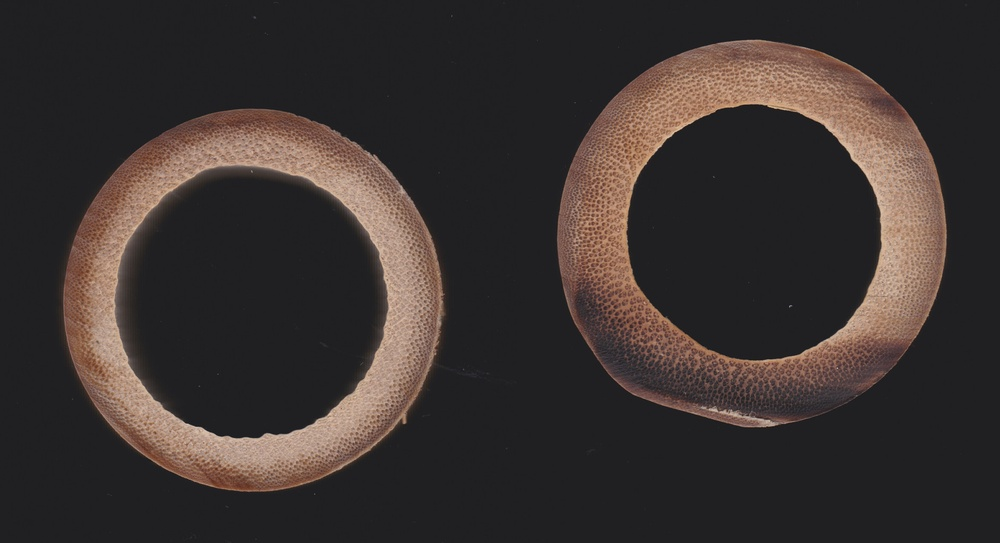
#> input picture samples/bamboo_sample_400dpi.jpg, 1000 x 543 px, shrunk from 1883 x 1023 before the run
$ python bamboleo.py samples/bamboo_sample_400dpi.jpg 5   (older library calls are emulated)
#> lines starting #> are read from the running program, lines starting #| are printed output that depends on the picture; after the words box and inside, x2 and y2 are one past the last pixel; in counts of white or black regions, pixels touching at a corner belong together
#!/usr/bin/env python3
#
# Required Python: Python 3.5+
# Required packages: See ImportError message below

import os
import sys
import json
import argparse
import operator

# 3rd party modules
try:
    import cv2
    import numpy as np
    from matplotlib import pyplot as plt
    from dxfwrite import DXFEngine as dxf, const as dxfconst
except ImportError as e:
    print(str(e) + '\nPlease install required packages with:\n  pip3 install opencv-python matplotlib numpy dxfwrite')
    sys.exit(1)

# Module global state
_dpi = 0
_savePlots = False

#
# Utils
#

# Units
def dpi2dpcm(dpi): return dpi * 0.393701
def px2cm(pixels): return pixels / dpi2dpcm(_dpi)
def px2mm(pixels): return 10 * px2cm(pixels)
def cm2px(cm): return cm * dpi2dpcm(_dpi)

# Plotting
_figureCount = 0
_figureDir = None
class Figure:
    ''' Scope-based plotting util that will name and save figures in the output directory. '''
    def __init__(self, title='', filetype='png'):
        assert _figureDir, 'Figure path not set'
        self.title = title
        self.filetype = filetype
    def __enter__(self):
        plt.figure()
        plt.axis('off')
        if self.title:
            plt.title(self.title, loc='left')
            self.title = self.title.replace('\n', ' ')
    def __exit__(self, type, value, traceback):
        global _figureCount
        path = os.path.join(_figureDir, f'figure_{_figureCount}.{self.filetype}')
        print(f'> Saving figure {_figureCount}: {self.title}')
        plt.savefig(path, bbox_inches='tight', dpi=250)
        plt.close()
        _figureCount += 1

class Contour:
    ''' Wraps a contour obtained with findContours '''
    def __init__(self, points, treeNode=None):
        self.points = points
        self.treeNode = treeNode
        # Place-holder properties. Functions will be called the first time the property function is called.
        self._area = cv2.contourArea
        self._rect = cv2.boundingRect
        self._ellipse = cv2.fitEllipse
        self._moments = cv2.moments
        self._perimeter = cv2.arcLength

    def area(self):
        if callable(self._area): self._area = self._area(self.points)
        return self._area
    def rect(self):
        ''' (x, y, width, height) '''
        if callable(self._rect): self._rect = self._rect(self.points)
        return self._rect
    # [4 lines left out: function ellipse, not called in this run]
    def moments(self):
        if callable(self._moments): self._moments = self._moments(self.points)
        return self._moments
    def perimeter(self):
        if callable(self._perimeter): self._perimeter = self._perimeter(self.points, True)
        return self._perimeter

    def centroid(self):
        m = self.moments()
        return (m['m10'] / m['m00'], m['m01'] / m['m00'])
    def aspectRatio(self):
        _, _, width, height = self.rect()
        return width / height
    def equivalentDiamater(self):
        return np.sqrt(4 * self.area() / np.pi)

    def __repr__(self):
        return f'[rect: {self.rect()}, area: {self.area()} px]'

def getContours(contourArray, treeArray, epsilon=None):
    '''
    Create a list of Contour from the output of cv2.findContour
    If epsilon is not None then it will be used to simplify the polygon.
    '''
    contours = [Contour(contourArray[i], treeArray[0, i, :]) for i in range(len(contourArray))]
    if epsilon:
        for c in contours:
            e = epsilon * cv2.arcLength(c.points, True)
            c.points = cv2.approxPolyDP(c.points, e, True)
    return contours

def contourMayBeTube(contour, minRectSideCm=2, maxAspectRatioError=0.3):
    '''
    Basic tube-ness test. Returns false when contour is for sure not a valid tube.
    TODO: Maybe check how well it fits an ellipse
    '''
    # Check aspect ratio
    if not ((1 - maxAspectRatioError) < contour.aspectRatio() < (1 + maxAspectRatioError)):
        return False

    _, _, width, height = contour.rect()
    return width > cm2px(minRectSideCm) and height > cm2px(minRectSideCm)

# [6 lines left out: function contourMayBeHole, not called in this run]

#
# First stage: Image segmentation to find tube contours (two approaches)
#

def findTopLevelContours1(grayscale):
    print('Finding top-level contours using flood-fill segmentation.')
    height, width = grayscale.shape[:2]

    # Apply flood-fill on the black background
    # TODO: If a fixed seed causes problem iterate with random seed positions near the corners
    mask = np.zeros((height + 2, width + 2), np.uint8)
    cv2.floodFill(grayscale, mask, (5, 5), 255, 2, 12, flags=4 | cv2.FLOODFILL_MASK_ONLY)
    # Crop mask to image size, invert to have 1 on the tubes and 0 on the background
    mask = mask[1:height+1, 1:width+1]
    mask = 1 - mask

    # Apply strong morphological opening to remove false-positives
    kernel = cv2.getStructuringElement(cv2.MORPH_ELLIPSE, (16, 16))
    filteredMask = cv2.morphologyEx(mask, cv2.MORPH_OPEN, kernel, iterations=1)

    # Extract top-level contours and organize them in a list of Contour objects.
    _, contourArray, treeArray = cv2.findContours(filteredMask, cv2.RETR_EXTERNAL, cv2.CHAIN_APPROX_SIMPLE)
    contours = getContours(contourArray, treeArray)

    # Make contours convex
    for c in contours:
        c.points = cv2.convexHull(c.points)

    if _savePlots:
        with Figure('Background flood-fill mask'):
            plt.imshow(mask * 255, cmap='gray')
        with Figure('Filtered mask and detected tube rectangles'):
            render = np.zeros((height, width, 3), np.uint8)
            render[filteredMask == 1] = (255, 255, 255)
            for c in contours:
                x, y, w, h = c.rect()
                cv2.rectangle(render, (x, y), (x+w, y+h), (0, 255 ,0), 2)
            plt.imshow(render)

    return contours

# [32 lines left out: function findTopLevelContours2, not called in this run]

def extractTube(inputImage, contour, tubeId):
    def scaledPoints(contour, k):
        ''' Returns .points of a Contour scaled around its center. '''
        center = np.array(contour.centroid())
        points = k * (contour.points - center) + center
        return points.astype(np.int32, copy=False)

    def scaledRect(rect, k, width, height):
        ''' Scale rect maintaining center and clamp to (0..width-1, 0..height-1). '''
        x, y, w, h = rect
        pos, size = np.array((x, y)), np.array((w, h))
        center = pos + size / 2
        pos, size = k * (pos - center) + center, k * size
        pos = np.clip(pos, [0, 0], [width-1, height-1]).astype(int)
        size = np.clip(pos + size, [0, 0], [width-1, height-1]).astype(int) - pos
        return (pos[0], pos[1], size[0], size[1])

    print(f'* Processing tube {tubeId}...')

    # Scale the contour by 1.1x and to get a bounding rect that contains every tube pixel.
    # TODO: If the contours are noise either filter them or use ellipses for this
    inputHeight, inputWidth = inputImage.shape[:2]
    x, y, w, h = scaledRect(contour.rect(), 1.1, inputWidth, inputHeight)
    # Crop the expanded rect tube
    tubeImage = inputImage[y:y+h, x:x+w]

    # Create and empty "sure background" mask then draw concentric contours with different labels
    # Mask is full input size to avoid problems scaling the cropped contour
    mask = np.full((inputHeight, inputWidth), cv2.GC_BGD, np.uint8)
    hints = [
        (1.05, cv2.GC_PR_BGD),
        (1.00, cv2.GC_PR_FGD),
        (0.90, cv2.GC_FGD),
        (0.80, cv2.GC_PR_BGD),
        (0.25, cv2.GC_BGD)
    ]
    for scale, label in hints:
        cv2.drawContours(mask, [scaledPoints(contour, scale)], -1, label, -1)
    # Crop mask
    mask = mask[y:y+h, x:x+w]

    # Run graph-cuts
    bgdModel = np.zeros((1, 65), np.float64)
    fgdModel = np.zeros((1, 65), np.float64)
    outputMask = mask.copy()
    cv2.grabCut(tubeImage, outputMask, None, bgdModel, fgdModel, 5, cv2.GC_INIT_WITH_MASK)

    # Convert graph-cuts label output to a binary mask (1 for foreground)
    outputMask = np.where((outputMask == cv2.GC_BGD) | (outputMask == cv2.GC_PR_BGD), 0, 1).astype('uint8')

    # Morphologic opening to discard small islands
    kernel = cv2.getStructuringElement(cv2.MORPH_ELLIPSE, (5, 5))
    outputMask = cv2.morphologyEx(outputMask, cv2.MORPH_OPEN, kernel, iterations=1)

    # Extract full contour hierarchy from the output mask
    # Use polygon approximation and simplify the final contours
    _, contourArray, treeArray = cv2.findContours(outputMask, cv2.RETR_TREE, cv2.CHAIN_APPROX_TC89_KCOS)
    tubeContours = getContours(contourArray, treeArray, epsilon=0.0005)

    # Find the largest top-level contour. This is the outside tube contour.
    topLevelContours = [c for c in tubeContours if c.treeNode[3] == -1]
    outsideContour = max(topLevelContours, key=operator.methodcaller('area'))

    # Find the largest contour which is contained in the top-level contour. This is the inside tube contour.
    secondLevelContours = [c for c in tubeContours if c.treeNode[3] == topLevelContours.index(outsideContour)]
    insideContour = max(secondLevelContours, key=operator.methodcaller('area'))

    print(f'* Found {len(topLevelContours)} top-level contours, {len(secondLevelContours)} sub-contours.')

    if _savePlots:
        with Figure(f'Tube {tubeId}: Graph-cuts input labels'):
            renderMask = np.zeros((h, w, 3), np.uint8)
            renderMask[mask == cv2.GC_FGD] = (0, 200, 0)
            renderMask[mask == cv2.GC_BGD] = (255, 0, 0)
            render = cv2.addWeighted(tubeImage, 0.7, renderMask, 0.3, 0)
            plt.imshow(render)
        with Figure(f'Tube {tubeId}: Graph-cuts filtered output'):
            renderMask = np.zeros((h, w, 3), np.uint8)
            renderMask[outputMask == 1] = (0, 200, 0)
            renderMask[outputMask == 0] = (255, 0, 0)
            render = cv2.addWeighted(tubeImage, 0.7, renderMask, 0.3, 0)
            plt.imshow(render)
    # Plot final contour
    odCm = px2cm(outsideContour.equivalentDiamater())
    idCm = px2cm(insideContour.equivalentDiamater())
    solidPerc = (outsideContour.area() - insideContour.area()) / outsideContour.area() * 100
    with Figure(f'Tube {tubeId}:\nOD = {odCm:.1f} cm, ID = {idCm:.1f} cm, {int(solidPerc)}% solid.'):
        render = tubeImage.copy()
        cv2.drawContours(render, [outsideContour.points], -1, (255, 0, 255), 2)
        cv2.drawContours(render, [insideContour.points], -1, (255, 255, 0), 2)
        plt.imshow(render)

    return (outsideContour, insideContour, tubeImage)

def process(inputImagePath, outputDir, dpi, savePlots=False):
    '''
    Loads inputImagePath and extracts all the bamboo cross-sections.
    Stores the cross section vector file and JSON file in outputDir.
    If savePlots==True interemediate plots will be saevd to outputDir.
    '''
#> called with inputImagePath = 'samples/bamboo_sample_400dpi.jpg', outputDir = 'samples/bamboo_sample_400dpi', dpi = 5, savePlots = False

    global _dpi, _savePlots, _figureDir
    _dpi = dpi
    _savePlots = savePlots
    _figureDir = outputDir

    # Get absolute path out output dir, create if it doesn't exist
    if not os.path.exists(outputDir):
        os.makedirs(outputDir)
    print(f'Output directory is "{outputDir}".')

    # Load image
    inputImageBGR = cv2.imread(inputImagePath)
#> inputImageBGR is the input picture: shape (543, 1000, 3); mean B, G, R 48.5, 50.7, 58.4
    assert inputImageBGR is not None, f'Failed to open image file "{inputImagePath}".'
    inputHeight, inputWidth = inputImageBGR.shape[:2]
#> inputHeight = 543; inputWidth = 1000
    print(f'Loaded "{inputImagePath}": {inputWidth}x{inputHeight} px at {_dpi} DPI is {px2cm(inputWidth):.1f}x{px2cm(inputHeight):.1f} cm.')
#| Loaded "samples/bamboo_sample_400dpi.jpg": 1000x543 px at 5 DPI is 508.0x275.8 cm.

    # Convert BGR to RGB
    inputImage = cv2.cvtColor(inputImageBGR, cv2.COLOR_BGR2RGB)
    # Convert to grayscale
    grayscale = cv2.cvtColor(inputImageBGR, cv2.COLOR_RGB2GRAY)
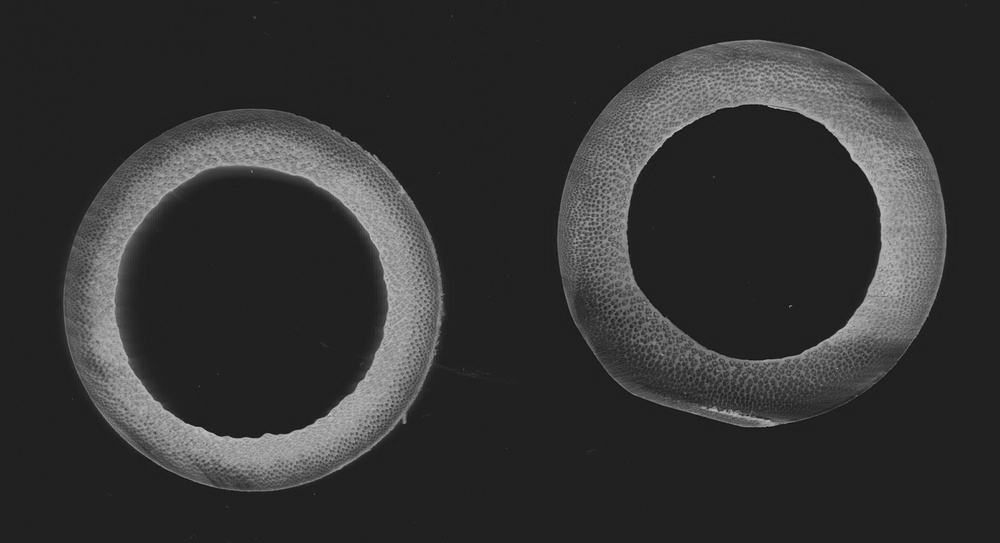
#> grayscale: shape (543, 1000); min 15, max 197, mean 51.2

    if _savePlots:
        with Figure('Input image'):
            plt.imshow(inputImage)

        with Figure('Luminance (false color)'):
            plt.imshow(grayscale, cmap='jet')
            plt.colorbar(orientation='horizontal')

    # Get candidate tube contours
    topLevelContours = findTopLevelContours1(grayscale)
#> in findTopLevelContours1, `filteredMask = cv2.morphologyEx(mask, cv2.MORPH_OPEN, kernel, iteratio..`:
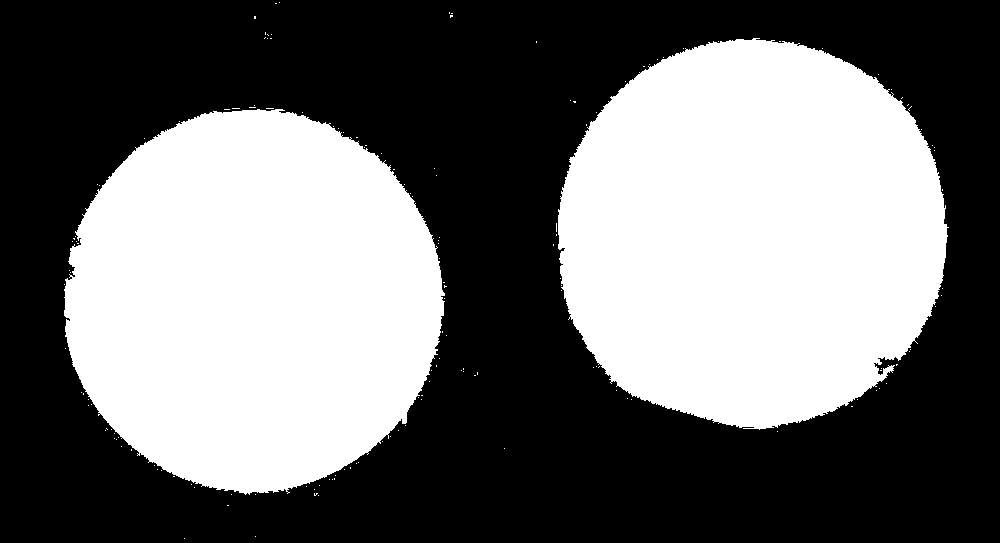
#> mask: shape (543, 1000); values 0 (black) and 1 (white), 43% white; 160 white regions (158 under 20 px)
#> in findTopLevelContours1, `_, contourArray, treeArray = cv2.findContours(filteredMask, cv2.RETR_E..`:
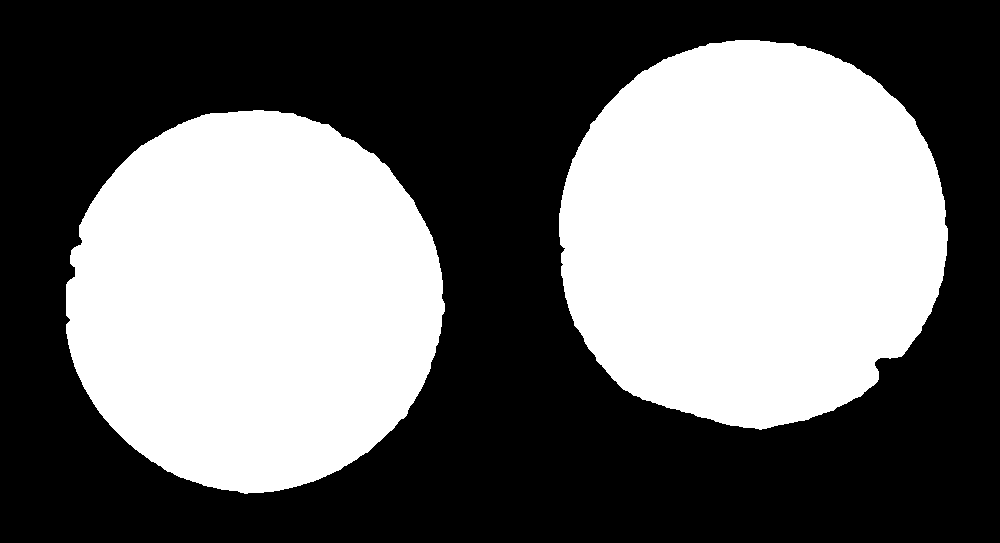
#> filteredMask: shape (543, 1000); values 0 (black) and 1 (white), 42.8% white; 2 white regions, box (x1, y1, x2, y2) and area: (559, 40, 948, 430) 119201, (66, 110, 445, 494) 113082
#> topLevelContours = 2 items

    # Discard contours that fail a basic tube-ness test.
    tubesContours = [c for c in topLevelContours if contourMayBeTube(c)]
#> tubesContours = 2 items

    if not tubesContours:
        print('No tubes found!')
        return

    print(f'Found {len(tubesContours)} tubes:')
#| Found 2 tubes:
    for i, tube in enumerate(tubesContours):
        height, width = tube.rect()[2:]
        print(f'  Tube {i+1}: Bounding rectangle size {px2cm(width)*10:.0f}x{px2cm(height)*10:.0f} mm.')
#> this loop made 2 passes
#> (height, width) on passes 1 to 2: (379, 384), (389, 390)
#|   Tube 1: Bounding rectangle size 1951x1925 mm.
#|   Tube 2: Bounding rectangle size 1981x1976 mm.
    if len(tubesContours) != len(topLevelContours):
        print(f'Discarded {len(topLevelContours)-len(tubesContours)} contours deemed too small.')

    for tubeId, contour in enumerate(tubesContours):
        outsideContour, insideContour, tubeRectImage = extractTube(inputImage, contour, tubeId + 1)

        # Save contour JSON, all values are relative to the tube rectangle and not the original image coords
        x0, y0, width, height = outsideContour.rect()
        origin = np.array([x0, y0])
        size = np.array([width, height])
        outsidePointsMM = px2mm(np.squeeze(outsideContour.points) - origin - size/2.0).tolist()
        insidePointsMM = px2mm(np.squeeze(insideContour.points) - origin - size/2.0).tolist()
        jsonOut = {
            'tubeId' : tubeId,
            'units' : 'mm',
            'width' : px2mm(width),
            'height' : px2mm(height),
            'outsideContour' : outsidePointsMM,
            'insideContour' : insidePointsMM
        }
        jsonPath = os.path.join(outputDir, f'tube_{tubeId}.json')
        open(jsonPath, 'w').write(json.dumps(jsonOut, indent=4))

        # Save contour DXF
        dxfPath = os.path.join(outputDir, f'tube_{tubeId}.dxf')
        drawing = dxf.drawing(dxfPath)
        drawing.header['$INSUNITS'] = 4 # Units are in mm
        drawing.header['$MEASUREMENT'] = 1 # Do measurements in metric
        drawing.add(dxf.polyline(points=outsidePointsMM, flags=dxfconst.POLYLINE_CLOSED))
        drawing.add(dxf.polyline(points=insidePointsMM, flags=dxfconst.POLYLINE_CLOSED))
        drawing.save()
#> this loop made 1 pass
#> tubeId on pass 1: 0
#> (printed output is left out)
#> pass 1, in extractTube, `tubeImage = inputImage[y:y+h, x:x+w]`:
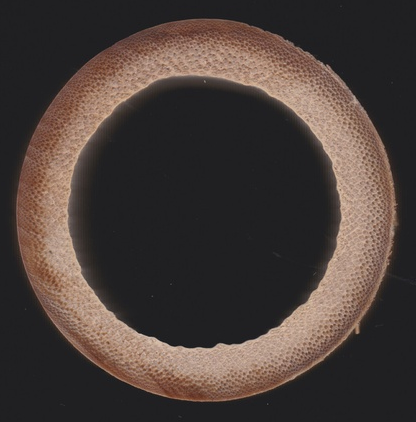
#> tubeImage: shape (422, 416, 3); mean R, G, B 73, 61.9, 57.5
#> pass 1, in extractTube, `mask = mask[y:y+h, x:x+w]`:
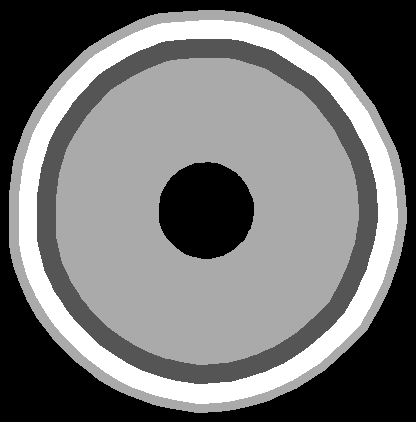
#> mask: shape (422, 416); min 0, max 3, mean 1.36; drawn with min black and max white
#> pass 1, in extractTube, `outputMask = np.where((outputMask == cv2.GC_BGD) | (outputMask == cv2...`:
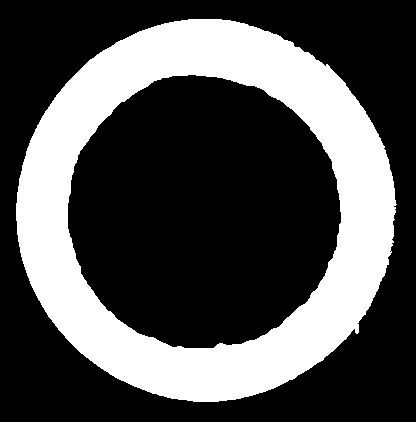
#> outputMask: shape (422, 416); values 0 (black) and 1 (white), 31.3% white; 1 white region, box (x1, y1, x2, y2) and area: (16, 19, 397, 402) 54949
#> pass 1, in __exit__, `plt.savefig(path, bbox_inches='tight', dpi=250)`:
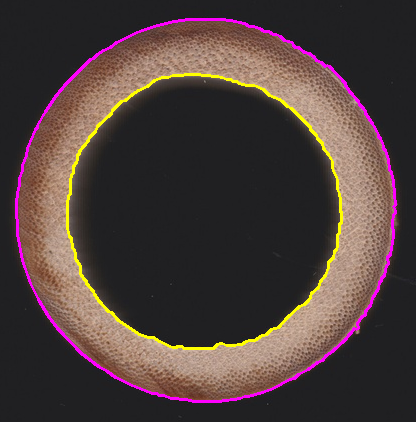
#> shown: shape (422, 416, 3); mean R, G, B 77.6, 62, 59.4

    print('Done.')
    return jsonOut

if __name__ == '__main__':
    # Parse command-line arguments
    parser = argparse.ArgumentParser()
    parser.add_argument('inputPath', help='image to process', metavar='image.jpg')
    parser.add_argument('dpi', help='image dots-per-inch', metavar='dpi', type=int)
    parser.add_argument('--output', help='output directory', metavar=f'output{os.path.sep}', default=None)
    parser.add_argument('--plots', help='generate intermediate plots', action='store_true')
    args = parser.parse_args()

    # Default output dir is the same as the file without the extension
    args.output = args.output or os.path.splitext(args.inputPath)[0]

    process(inputImagePath=args.inputPath, outputDir=args.output, dpi=args.dpi, savePlots=args.plots)
#> (the call stopped at in process, `drawing = dxf.drawing(dxfPath)`: dxfwrite is not available in this run)
